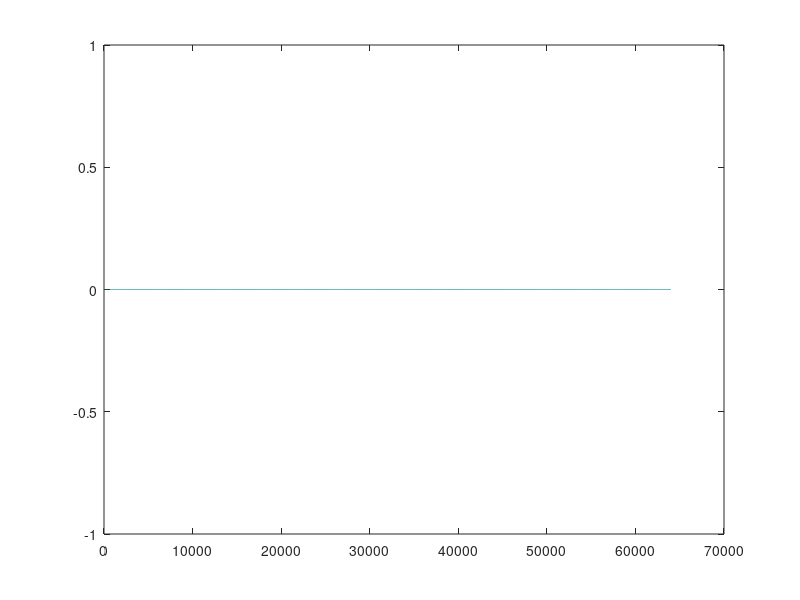

Reproduce this figure in MATLAB. (Note: this script raises an error after producing the figure.)
clear all;
f1 = fopen('known.dat', 'r');
tmp = fread(f1,'float32');
fclose(f1);
known = tmp(1:2:end)+1i*tmp(2:2:end);
plot(tmp(2:2:end))

f1 = fopen('rx1209.dat', 'r');
tmp = fread(f1,'float32');
fclose(f1);
rx = tmp(1:2:end)+1i*tmp(2:2:end);

close all;
% subplot(3, 1, 1);
% plot(abs(rx));
[corr, lags] = xcorr(rx, known);
% plot(lags, corr)
[~, I] = max(abs(corr));
t = lags(I);

% figure; hold on;
start_data = (t + 10 * (length(known) / 2));
data_only = rx(start_data: start_data + 8e5);
% subplot(2,1,1); plot(real(data_only));
% subplot(2,1,2); plot(imag(data_only));

Kp = 10;
Ki = 15;
Kd = 0;
locked = phase_locked_loop(data_only, Kp, Ki, Kd);
plot(locked, '*');

threshold_real = (real(locked) > 0) - (real(locked) <= 0);
threshold_imag = (imag(locked) > 0) - (imag(locked) <= 0);
figure;
plot(threshold_real + 1i * threshold_imag, '*');
 